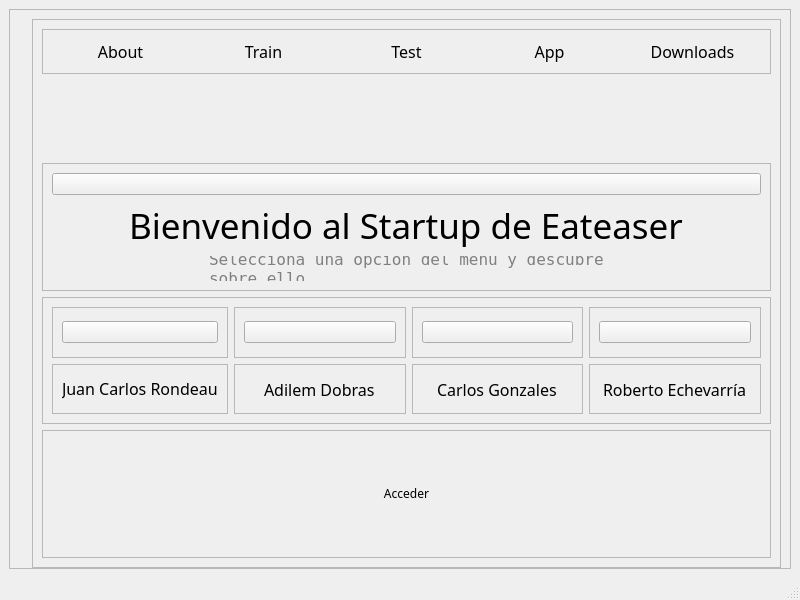
<?xml version="1.0" encoding="UTF-8"?>
<ui version="4.0">
 <class>MainWindow</class>
 <widget class="QMainWindow" name="MainWindow">
  <property name="geometry">
   <rect>
    <x>0</x>
    <y>0</y>
    <width>800</width>
    <height>600</height>
   </rect>
  </property>
  <property name="windowTitle">
   <string>MainWindow</string>
  </property>
  <widget class="QWidget" name="centralwidget">
   <layout class="QHBoxLayout" name="horizontalLayout">
    <item>
     <widget class="QFrame" name="frame">
      <property name="sizePolicy">
       <sizepolicy hsizetype="Preferred" vsizetype="Preferred">
        <horstretch>0</horstretch>
        <verstretch>0</verstretch>
       </sizepolicy>
      </property>
      <property name="minimumSize">
       <size>
        <width>0</width>
        <height>100</height>
       </size>
      </property>
      <property name="maximumSize">
       <size>
        <width>16777215</width>
        <height>1000</height>
       </size>
      </property>
      <property name="frameShape">
       <enum>QFrame::StyledPanel</enum>
      </property>
      <property name="frameShadow">
       <enum>QFrame::Raised</enum>
      </property>
      <layout class="QHBoxLayout" name="horizontalLayout_11" stretch="0,1">
       <property name="sizeConstraint">
        <enum>QLayout::SetDefaultConstraint</enum>
       </property>
       <property name="bottomMargin">
        <number>0</number>
       </property>
       <item>
        <widget class="QLabel" name="label">
         <property name="maximumSize">
          <size>
           <width>800</width>
           <height>16777215</height>
          </size>
         </property>
         <property name="text">
          <string/>
         </property>
         <property name="pixmap">
          <pixmap>imagenes/fondo.png</pixmap>
         </property>
         <property name="scaledContents">
          <bool>true</bool>
         </property>
        </widget>
       </item>
       <item>
        <widget class="QFrame" name="frame_2">
         <property name="frameShape">
          <enum>QFrame::StyledPanel</enum>
         </property>
         <property name="frameShadow">
          <enum>QFrame::Raised</enum>
         </property>
         <layout class="QGridLayout" name="gridLayout">
          <item row="2" column="1">
           <widget class="QFrame" name="frame_7">
            <property name="frameShape">
             <enum>QFrame::StyledPanel</enum>
            </property>
            <property name="frameShadow">
             <enum>QFrame::Raised</enum>
            </property>
            <layout class="QGridLayout" name="gridLayout_2">
             <item row="1" column="1">
              <widget class="QFrame" name="frame_13">
               <property name="frameShape">
                <enum>QFrame::StyledPanel</enum>
               </property>
               <property name="frameShadow">
                <enum>QFrame::Raised</enum>
               </property>
               <layout class="QHBoxLayout" name="horizontalLayout_8">
                <item alignment="Qt::AlignHCenter">
                 <widget class="QLabel" name="ladi">
                  <property name="font">
                   <font>
                    <family>Californian FB</family>
                    <pointsize>12</pointsize>
                   </font>
                  </property>
                  <property name="text">
                   <string>Adilem Dobras</string>
                  </property>
                  <property name="wordWrap">
                   <bool>true</bool>
                  </property>
                 </widget>
                </item>
               </layout>
              </widget>
             </item>
             <item row="1" column="3">
              <widget class="QFrame" name="frame_15">
               <property name="frameShape">
                <enum>QFrame::StyledPanel</enum>
               </property>
               <property name="frameShadow">
                <enum>QFrame::Raised</enum>
               </property>
               <layout class="QHBoxLayout" name="horizontalLayout_10">
                <item alignment="Qt::AlignHCenter">
                 <widget class="QLabel" name="lrober">
                  <property name="font">
                   <font>
                    <family>Californian FB</family>
                    <pointsize>12</pointsize>
                   </font>
                  </property>
                  <property name="text">
                   <string>Roberto Echevarría</string>
                  </property>
                  <property name="wordWrap">
                   <bool>true</bool>
                  </property>
                 </widget>
                </item>
               </layout>
              </widget>
             </item>
             <item row="1" column="0">
              <widget class="QFrame" name="frame_12">
               <property name="frameShape">
                <enum>QFrame::StyledPanel</enum>
               </property>
               <property name="frameShadow">
                <enum>QFrame::Raised</enum>
               </property>
               <layout class="QVBoxLayout" name="verticalLayout_2">
                <item alignment="Qt::AlignHCenter|Qt::AlignVCenter">
                 <widget class="QLabel" name="ljuan">
                  <property name="font">
                   <font>
                    <family>Californian FB</family>
                    <pointsize>12</pointsize>
                   </font>
                  </property>
                  <property name="text">
                   <string>Juan Carlos Rondeau</string>
                  </property>
                  <property name="wordWrap">
                   <bool>true</bool>
                  </property>
                 </widget>
                </item>
               </layout>
              </widget>
             </item>
             <item row="0" column="2">
              <widget class="QFrame" name="frame_10">
               <property name="frameShape">
                <enum>QFrame::StyledPanel</enum>
               </property>
               <property name="frameShadow">
                <enum>QFrame::Raised</enum>
               </property>
               <layout class="QHBoxLayout" name="horizontalLayout_6">
                <item>
                 <widget class="QPushButton" name="carlos">
                  <property name="text">
                   <string/>
                  </property>
                 </widget>
                </item>
               </layout>
              </widget>
             </item>
             <item row="0" column="1">
              <widget class="QFrame" name="frame_9">
               <property name="frameShape">
                <enum>QFrame::StyledPanel</enum>
               </property>
               <property name="frameShadow">
                <enum>QFrame::Raised</enum>
               </property>
               <layout class="QHBoxLayout" name="horizontalLayout_7">
                <item>
                 <widget class="QPushButton" name="adi">
                  <property name="text">
                   <string/>
                  </property>
                 </widget>
                </item>
               </layout>
              </widget>
             </item>
             <item row="0" column="0">
              <widget class="QFrame" name="frame_8">
               <property name="frameShape">
                <enum>QFrame::StyledPanel</enum>
               </property>
               <property name="frameShadow">
                <enum>QFrame::Raised</enum>
               </property>
               <layout class="QHBoxLayout" name="horizontalLayout_3">
                <item>
                 <widget class="QPushButton" name="juan">
                  <property name="text">
                   <string/>
                  </property>
                 </widget>
                </item>
               </layout>
              </widget>
             </item>
             <item row="1" column="2">
              <widget class="QFrame" name="frame_14">
               <property name="frameShape">
                <enum>QFrame::StyledPanel</enum>
               </property>
               <property name="frameShadow">
                <enum>QFrame::Raised</enum>
               </property>
               <layout class="QHBoxLayout" name="horizontalLayout_9">
                <item alignment="Qt::AlignHCenter">
                 <widget class="QLabel" name="lcarlos">
                  <property name="font">
                   <font>
                    <family>Californian FB</family>
                    <pointsize>12</pointsize>
                   </font>
                  </property>
                  <property name="text">
                   <string>Carlos Gonzales</string>
                  </property>
                  <property name="wordWrap">
                   <bool>true</bool>
                  </property>
                 </widget>
                </item>
               </layout>
              </widget>
             </item>
             <item row="0" column="3">
              <widget class="QFrame" name="frame_11">
               <property name="frameShape">
                <enum>QFrame::StyledPanel</enum>
               </property>
               <property name="frameShadow">
                <enum>QFrame::Raised</enum>
               </property>
               <layout class="QHBoxLayout" name="horizontalLayout_5">
                <item>
                 <widget class="QPushButton" name="rober">
                  <property name="text">
                   <string/>
                  </property>
                 </widget>
                </item>
               </layout>
              </widget>
             </item>
            </layout>
           </widget>
          </item>
          <item row="3" column="1">
           <widget class="QFrame" name="frame_6">
            <property name="frameShape">
             <enum>QFrame::StyledPanel</enum>
            </property>
            <property name="frameShadow">
             <enum>QFrame::Raised</enum>
            </property>
            <layout class="QHBoxLayout" name="horizontalLayout_2">
             <item>
              <widget class="QPushButton" name="acceder">
               <property name="font">
                <font>
                 <family>MingLiU_HKSCS-ExtB</family>
                </font>
               </property>
               <property name="styleSheet">
                <string notr="true">background-color:transparent;
border:1px solid transparent;
</string>
               </property>
               <property name="text">
                <string>Acceder</string>
               </property>
               <property name="icon">
                <iconset>
                 <normaloff>imagenes/up-arrow.png</normaloff>imagenes/up-arrow.png</iconset>
               </property>
              </widget>
             </item>
            </layout>
           </widget>
          </item>
          <item row="0" column="1" alignment="Qt::AlignTop">
           <widget class="QFrame" name="frame_3">
            <property name="font">
             <font>
              <pointsize>12</pointsize>
             </font>
            </property>
            <property name="frameShape">
             <enum>QFrame::StyledPanel</enum>
            </property>
            <property name="frameShadow">
             <enum>QFrame::Raised</enum>
            </property>
            <layout class="QHBoxLayout" name="horizontalLayout_4">
             <item>
              <widget class="QPushButton" name="about">
               <property name="font">
                <font>
                 <family>Bahnschrift Light</family>
                 <pointsize>12</pointsize>
                </font>
               </property>
               <property name="styleSheet">
                <string notr="true">border:1px solid transparent;
font-family:'Bahnschrift Light';
background-color:transparent;</string>
               </property>
               <property name="text">
                <string>About</string>
               </property>
              </widget>
             </item>
             <item>
              <widget class="QPushButton" name="train">
               <property name="font">
                <font>
                 <family>Bahnschrift Light</family>
                 <pointsize>12</pointsize>
                </font>
               </property>
               <property name="styleSheet">
                <string notr="true">border:1px solid transparent;
font-family:'Bahnschrift Light';
background-color:transparent;</string>
               </property>
               <property name="text">
                <string>Train</string>
               </property>
              </widget>
             </item>
             <item>
              <widget class="QPushButton" name="test">
               <property name="font">
                <font>
                 <family>Bahnschrift Light</family>
                 <pointsize>12</pointsize>
                </font>
               </property>
               <property name="styleSheet">
                <string notr="true">border:1px solid transparent;
font-family:'Bahnschrift Light';
background-color:transparent;</string>
               </property>
               <property name="text">
                <string>Test</string>
               </property>
              </widget>
             </item>
             <item>
              <widget class="QPushButton" name="app">
               <property name="font">
                <font>
                 <family>Bahnschrift Light</family>
                 <pointsize>12</pointsize>
                </font>
               </property>
               <property name="styleSheet">
                <string notr="true">border:1px solid transparent;

font-family:'Bahnschrift Light';
background-color:transparent;</string>
               </property>
               <property name="text">
                <string>App</string>
               </property>
              </widget>
             </item>
             <item>
              <widget class="QPushButton" name="downloads">
               <property name="font">
                <font>
                 <family>Bahnschrift Light</family>
                 <pointsize>12</pointsize>
                </font>
               </property>
               <property name="styleSheet">
                <string notr="true">border:1px solid transparent;
font-family:'Bahnschrift Light';
background-color:transparent;</string>
               </property>
               <property name="text">
                <string>Downloads</string>
               </property>
              </widget>
             </item>
            </layout>
           </widget>
          </item>
          <item row="1" column="1">
           <widget class="QFrame" name="frame_5">
            <property name="frameShape">
             <enum>QFrame::StyledPanel</enum>
            </property>
            <property name="frameShadow">
             <enum>QFrame::Raised</enum>
            </property>
            <layout class="QVBoxLayout" name="verticalLayout">
             <item>
              <widget class="QPushButton" name="icono">
               <property name="text">
                <string/>
               </property>
              </widget>
             </item>
             <item alignment="Qt::AlignHCenter|Qt::AlignTop">
              <widget class="QLabel" name="titulo">
               <property name="font">
                <font>
                 <family>Rage Italic</family>
                 <pointsize>26</pointsize>
                </font>
               </property>
               <property name="text">
                <string>Bienvenido al Startup de Eateaser</string>
               </property>
              </widget>
             </item>
             <item alignment="Qt::AlignHCenter|Qt::AlignVCenter">
              <widget class="QLabel" name="descripcion">
               <property name="font">
                <font>
                 <family>NSimSun</family>
                 <pointsize>12</pointsize>
                </font>
               </property>
               <property name="styleSheet">
                <string notr="true">color:gray;</string>
               </property>
               <property name="text">
                <string>Selecciona una opción del menú y descubre sobre ello.</string>
               </property>
               <property name="wordWrap">
                <bool>true</bool>
               </property>
              </widget>
             </item>
            </layout>
           </widget>
          </item>
         </layout>
        </widget>
       </item>
      </layout>
     </widget>
    </item>
   </layout>
  </widget>
  <widget class="QStatusBar" name="statusbar"/>
 </widget>
 <resources>
  <include location="imagenes/design_index.qrc"/>
 </resources>
 <connections/>
</ui>
